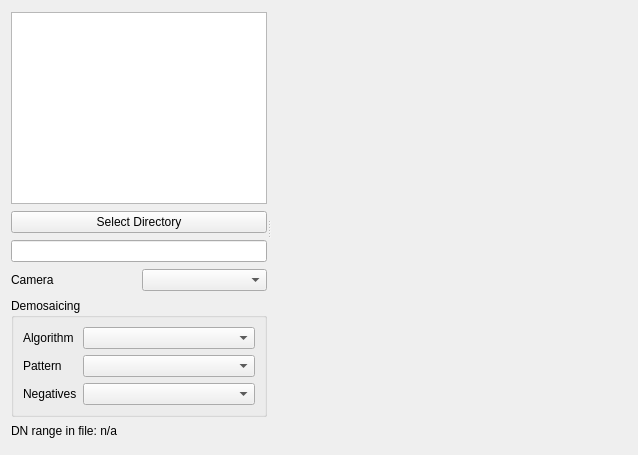
<?xml version="1.0" encoding="UTF-8"?>
<ui version="4.0">
 <class>Form</class>
 <widget class="QWidget" name="Form">
  <property name="geometry">
   <rect>
    <x>0</x>
    <y>0</y>
    <width>638</width>
    <height>455</height>
   </rect>
  </property>
  <property name="windowTitle">
   <string>Form</string>
  </property>
  <layout class="QGridLayout" name="gridLayout">
   <item row="0" column="0">
    <widget class="QSplitter" name="splitter">
     <property name="orientation">
      <enum>Qt::Horizontal</enum>
     </property>
     <widget class="QWidget" name="treePanel" native="true">
      <layout class="QGridLayout" name="gridLayout_2">
       <item row="3" column="0">
        <widget class="QLabel" name="label_3">
         <property name="text">
          <string>Camera</string>
         </property>
        </widget>
       </item>
       <item row="3" column="1">
        <widget class="QComboBox" name="cameraCombo"/>
       </item>
       <item row="2" column="0" colspan="2">
        <widget class="QLineEdit" name="fileEdit"/>
       </item>
       <item row="1" column="0" colspan="2">
        <widget class="QPushButton" name="selDirButton">
         <property name="text">
          <string>Select Directory</string>
         </property>
        </widget>
       </item>
       <item row="0" column="0" colspan="2">
        <widget class="QTreeView" name="treeView">
         <property name="sizePolicy">
          <sizepolicy hsizetype="Expanding" vsizetype="Maximum">
           <horstretch>0</horstretch>
           <verstretch>0</verstretch>
          </sizepolicy>
         </property>
        </widget>
       </item>
       <item row="4" column="0" colspan="2">
        <widget class="QGroupBox" name="debayerBox">
         <property name="sizePolicy">
          <sizepolicy hsizetype="Preferred" vsizetype="Fixed">
           <horstretch>0</horstretch>
           <verstretch>0</verstretch>
          </sizepolicy>
         </property>
         <property name="minimumSize">
          <size>
           <width>0</width>
           <height>20</height>
          </size>
         </property>
         <property name="title">
          <string>Demosaicing</string>
         </property>
         <layout class="QGridLayout" name="gridLayout_3">
          <item row="3" column="1">
           <widget class="QComboBox" name="patternCombo"/>
          </item>
          <item row="3" column="0">
           <widget class="QLabel" name="label">
            <property name="sizePolicy">
             <sizepolicy hsizetype="Maximum" vsizetype="Preferred">
              <horstretch>0</horstretch>
              <verstretch>0</verstretch>
             </sizepolicy>
            </property>
            <property name="text">
             <string>Pattern</string>
            </property>
           </widget>
          </item>
          <item row="2" column="1">
           <widget class="QComboBox" name="algoCombo"/>
          </item>
          <item row="2" column="0">
           <widget class="QLabel" name="label_2">
            <property name="sizePolicy">
             <sizepolicy hsizetype="Maximum" vsizetype="Preferred">
              <horstretch>0</horstretch>
              <verstretch>0</verstretch>
             </sizepolicy>
            </property>
            <property name="text">
             <string>Algorithm</string>
            </property>
           </widget>
          </item>
          <item row="4" column="1">
           <widget class="QComboBox" name="negCombo"/>
          </item>
          <item row="4" column="0">
           <widget class="QLabel" name="label_4">
            <property name="text">
             <string>Negatives</string>
            </property>
           </widget>
          </item>
         </layout>
        </widget>
       </item>
       <item row="5" column="0" colspan="2">
        <widget class="QLabel" name="dnRangeLabel">
         <property name="sizePolicy">
          <sizepolicy hsizetype="Preferred" vsizetype="Fixed">
           <horstretch>0</horstretch>
           <verstretch>0</verstretch>
          </sizepolicy>
         </property>
         <property name="text">
          <string>DN range in file: n/a</string>
         </property>
        </widget>
       </item>
      </layout>
     </widget>
     <widget class="Canvas" name="canvas" native="true">
      <property name="sizePolicy">
       <sizepolicy hsizetype="Preferred" vsizetype="Preferred">
        <horstretch>1</horstretch>
        <verstretch>0</verstretch>
       </sizepolicy>
      </property>
      <property name="minimumSize">
       <size>
        <width>100</width>
        <height>0</height>
       </size>
      </property>
     </widget>
    </widget>
   </item>
  </layout>
 </widget>
 <customwidgets>
  <customwidget>
   <class>Canvas</class>
   <extends>QWidget</extends>
   <header>pcot.ui.canvas</header>
   <container>1</container>
  </customwidget>
 </customwidgets>
 <resources/>
 <connections/>
</ui>
